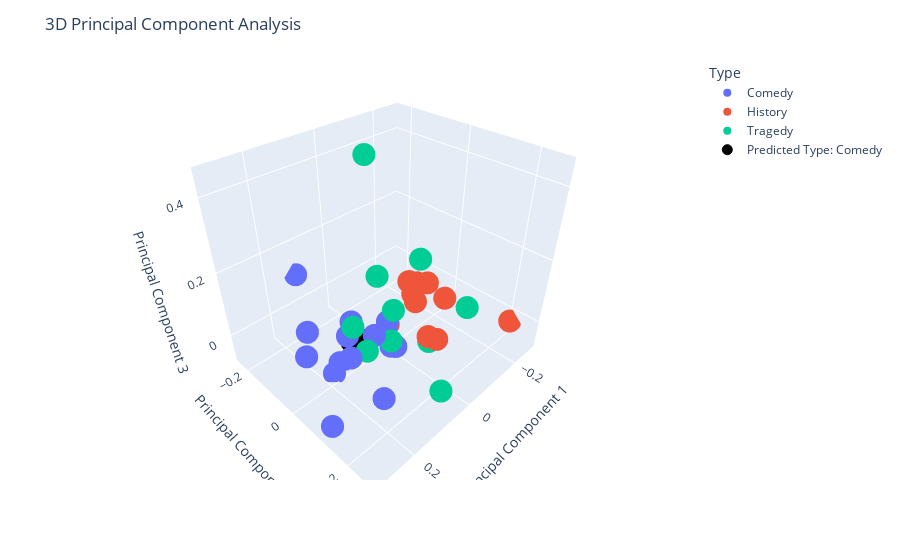

The notebook cell saved with this chart:
### Code cell
import random
from sklearn.feature_extraction.text import TfidfVectorizer
from sklearn.ensemble import RandomForestClassifier
from sklearn.metrics import accuracy_score
import plotly.express as px
import pandas as pd
from sklearn.decomposition import PCA
import plotly.graph_objects as go



# User inputs 1-5 plays for algorithm to guess play type
#=>example randomizes play selection for learning
num_plays_exclude = int(input("Enter 1-5 plays to predict play type: "))

# Randomly select test play quantity
excluded_indices = random.sample(range(len(df)), num_plays_exclude)

# Prepare the dataset where features='script' and labels=<play>'type'
script = df['script']
play_type = df['type']

# Remove excluded test dataset plays from dataset
script = script.drop(excluded_indices)
play_type = play_type.drop(excluded_indices)


'''==> Stage 2: Feature Extraction ==> Stage 2: Feature Extraction =>Stage 2'''

# Perform feature extraction on the script data
vectorizer = TfidfVectorizer()
script_features = vectorizer.fit_transform(script)


'''==> Stage 3: Machine Learning ==> Stage 3: Machine Learning ==> Stage 3:'''

# Train a Random Forest classifier using the dataset
rf = RandomForestClassifier()
rf.fit(script_features, play_type)

# Print the details of the excluded plays and their predicted play types
print("Excluded Plays (Test Data):")
excluded_plays = []  # Store excluded play details
for case_num, index in enumerate(excluded_indices, 1):
    play = df.iloc[index]
    title = play['title']
    play_type_actual = play['type']

    # Predict the play type of the excluded play
    test_features = vectorizer.transform([play['script']])
    predicted_play_type = rf.predict(test_features)[0]

    # Print the case number, play details, and the predicted play type
    print("Case:", case_num)
    print("Title:", title)
    print("Type:", play_type_actual)
    print("Predicted Type:", predicted_play_type)
    print()

    excluded_plays.append({
        'Index': index,
        'Title': title,
        'Type': play_type_actual,
        'Predicted Type': predicted_play_type
    })

# Get the actual play type of the excluded plays
actual_play_type = df.iloc[excluded_indices]['type']

# Predict the play type of the excluded plays
test_features = vectorizer.transform(df.iloc[excluded_indices]['script'])
predicted_play_type = rf.predict(test_features)


'''==> Stage 4: Model Evaluation ==> Stage 4: Model Evaluation Stage 4:'''

# Calculate and print the accuracy on the excluded plays
test_accuracy = accuracy_score(actual_play_type, predicted_play_type)
print("Test Accuracy:", test_accuracy)

# Create a DataFrame with the play type and predicted play type
results_df = pd.DataFrame({'Type': actual_play_type, \
                           'Predicted Type': predicted_play_type})


'''==> Stage 5: Visualization ==> Stage 5: Visualization ==> Stage 5: '''

# Apply PCA to the script features
pca = PCA(n_components=3)
script_features_pca = pca.fit_transform(script_features.toarray())

# Create a DataFrame with the PCA-transformed features and play type
pca_df = pd.DataFrame(script_features_pca, columns=['PC1', 'PC2', 'PC3'])
pca_df['Type'] = play_type.tolist()

# Create a scatter plot using Plotly Express
fig = px.scatter_3d(pca_df, x='PC1', y='PC2', z='PC3', color='Type')

# Add layout
fig.update_layout(
    title="3D Principal Component Analysis",
    scene=dict(
        xaxis=dict(title="Principal Component 1"),
        yaxis=dict(title="Principal Component 2"),
        zaxis=dict(title="Principal Component 3")
    ),
    showlegend=True
)

# Update the marker style for the predicted data points
for play in excluded_plays:
    predicted_type = play['Predicted Type']
    marker_color = 'black'
    if predicted_type == 'comedy':
        marker_color = 'black'
    elif predicted_type == 'tragedy':
        marker_color = 'blue'
    elif predicted_type == 'history':
        marker_color = 'purple'
    index = play['Index']
    if index < len(pca_df):
        fig.add_trace(
            go.Scatter3d(
                x=[pca_df.iloc[index]['PC1']],
                y=[pca_df.iloc[index]['PC2']],
                z=[pca_df.iloc[index]['PC3']],
                mode='markers',
                marker=dict(
                    size=10,
                    #symbol='x',
                    color=marker_color,
                    line=dict(color='black', width=1)
                ),
                name=f"Predicted Type: {predicted_type}"
            )
        )
    else:
        print(f"Invalid index: {index}")

# Display the plot
fig.show()# Note: this should show an interactive 3d Graphic

### Figure 1 — Plotly figure (JSON) as saved in the notebook; plotly's stock layout.template omitted (floating-point values rounded to 4 significant figures)
{"data": [{"hovertemplate": "Type=Comedy<br>PC1=%{x}<br>PC2=%{y}<br>PC3=%{z}<extra></extra>", "legendgroup": "Comedy", "marker": {"color": "#636efa", "symbol": "circle"}, "mode": "markers", "name": "Comedy", "scene": "scene", "showlegend": true, "type": "scatter3d", "x": [0.1411, 0.1625, 0.1154, 0.05132, 0.009629, 0.1629, 0.3043, 0.02966, 0.04799, 0.2024, -0.01267, 0.1771, -0.009293, 0.1342, 0.08541, 0.07493], "y": [-0.03776, -0.1426, -0.2383, 0.00163, 0.04019, 0.1506, 0.1303, 0.04166, -0.09548, -0.09888, -0.01905, -0.01764, -0.01033, 0.0007943, -0.06875, -0.05354], "z": [-0.07258, -0.01835, 0.09931, -0.008103, -0.05026, -0.04102, -0.03353, -0.03463, -0.02302, -0.05115, -0.05283, -0.07137, -0.005147, -0.03347, -0.03398, -0.04355]}, {"hovertemplate": "Type=History<br>PC1=%{x}<br>PC2=%{y}<br>PC3=%{z}<extra></extra>", "legendgroup": "History", "marker": {"color": "#EF553B", "symbol": "circle"}, "mode": "markers", "name": "History", "scene": "scene", "showlegend": true, "type": "scatter3d", "x": [-0.1221, -0.04523, -0.2751, -0.2346, -0.1888, -0.2583, -0.07135, -0.1592, -0.2148, -0.05287], "y": [-0.02201, 0.1048, 0.208, 0.006563, -0.09847, -0.08344, 0.1135, -0.04338, -0.08861, -0.05143], "z": [0.02162, -0.008102, -0.03201, -0.04081, -0.009969, -0.04355, -0.02945, -0.03957, -0.02317, -0.06702]}, {"hovertemplate": "Type=Tragedy<br>PC1=%{x}<br>PC2=%{y}<br>PC3=%{z}<extra></extra>", "legendgroup": "Tragedy", "marker": {"color": "#00cc96", "symbol": "circle"}, "mode": "markers", "name": "Tragedy", "scene": "scene", "showlegend": true, "type": "scatter3d", "x": [-0.004979, 0.1008, -0.0632, 0.05152, 0.02475, -0.1687, 0.08253, 0.06643, -0.01138, -0.1323], "y": [-0.08149, 0.2687, 0.09346, 0.1498, 0.03719, 0.133, 0.006505, -0.06678, 0.009732, -0.1785], "z": [0.4539, 0.03018, -0.04494, 0.3048, -0.02212, 0.03492, -0.04052, -0.01334, 0.04514, -0.002318]}, {"marker": {"color": "black", "line": {"color": "black", "width": 1}, "size": 10}, "mode": "markers", "name": "Predicted Type: Comedy", "type": "scatter3d", "x": [0.07493], "y": [-0.05354], "z": [-0.04355]}], "layout": {"legend": {"title": {"text": "Type"}, "tracegroupgap": 0}, "margin": {"t": 60}, "scene": {"domain": {"x": [0, 1], "y": [0, 1]}, "xaxis": {"title": {"text": "Principal Component 1"}}, "yaxis": {"title": {"text": "Principal Component 2"}}, "zaxis": {"title": {"text": "Principal Component 3"}}}, "showlegend": true, "title": {"text": "3D Principal Component Analysis"}}}
